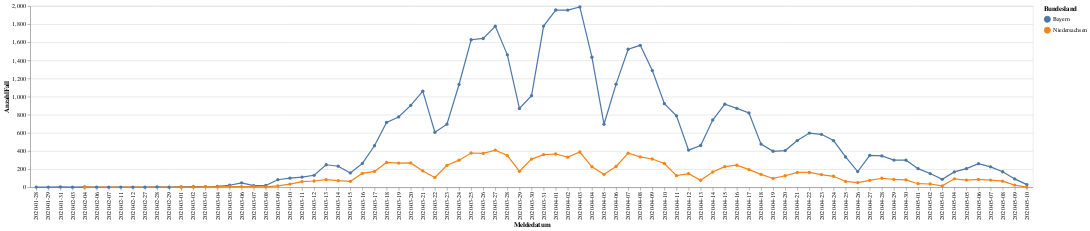

Notebook source saved alongside this figure:
### Code cell
alt.Chart(df.loc[df['Bundesland'].isin(['Niedersachsen','Bayern'])]).mark_line(point=True).encode(x='Meldedatum',y='AnzahlFall', color='Bundesland')

### Figure 1 — Vega-Lite specification as saved in the notebook (floating-point values rounded to 4 significant figures; data arrays with more than 128 entries replaced by an {"elided": "..."} marker saying what was removed)
{"config": {"view": {"continuousWidth": 400, "continuousHeight": 300}}, "data": {"name": "data-0d946954e9ad30683bff8e4a12f67356"}, "mark": {"type": "line", "point": true}, "encoding": {"color": {"type": "nominal", "field": "Bundesland"}, "x": {"type": "nominal", "field": "Meldedatum"}, "y": {"type": "quantitative", "field": "AnzahlFall"}}, "$schema": "https://vega.github.io/schema/vega-lite/v4.8.1.json", "datasets": {"data-0d946954e9ad30683bff8e4a12f67356": {"elided": "155 records"}}}
